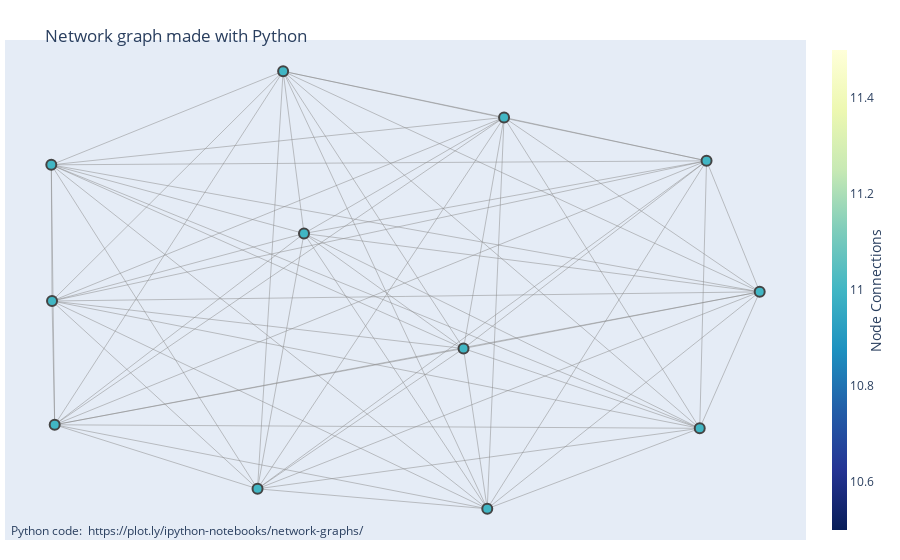

Write notebook code for a chart like this one.
### Code cell
fig.show()

### Figure 1 — Plotly figure (JSON) as saved in the notebook; plotly's stock layout.template omitted (floating-point values rounded to 4 significant figures; data arrays with more than 128 entries replaced by an {"elided": "..."} marker saying what was removed)
{"data": [{"hoverinfo": "none", "line": {"color": "#888", "width": 0.5}, "mode": "lines", "type": "scatter", "x": {"elided": "198 float values"}, "y": {"elided": "198 float values"}}, {"hoverinfo": "text", "marker": {"color": [11, 11, 11, 11, 11, 11, 11, 11, 11, 11, 11, 11], "colorbar": {"thickness": 15, "title": {"side": "right", "text": "Node Connections"}, "xanchor": "left"}, "colorscale": [[0, "rgb(255,255,217)"], [0.125, "rgb(237,248,177)"], [0.25, "rgb(199,233,180)"], [0.375, "rgb(127,205,187)"], [0.5, "rgb(65,182,196)"], [0.625, "rgb(29,145,192)"], [0.75, "rgb(34,94,168)"], [0.875, "rgb(37,52,148)"], [1, "rgb(8,29,88)"]], "line": {"width": 2}, "reversescale": true, "showscale": true, "size": 10}, "mode": "markers", "text": ["affluent", "applycreditcard", "carloan", "fndollar", "fund", "insurance", "invest", "loan", "mobilepay", "mortgage", "personalloan", "stock"], "type": "scatter", "x": [0.2602, 0.3031, 0.1996, -0.8436, -0.2607, -0.8504, -0.326, 0.8198, 0.9554, -0.2074, 0.8024, -0.8523], "y": [-0.9554, 0.7936, -0.2392, -0.5802, 1, -0.02698, -0.8663, 0.5996, 0.01413, 0.2748, -0.5959, 0.5817]}], "layout": {"annotations": [{"showarrow": false, "text": "Python code: <a href='https://plot.ly/ipython-notebooks/network-graphs/'> https://plot.ly/ipython-notebooks/network-graphs/</a>", "x": 0.005, "xref": "paper", "y": -0.002, "yref": "paper"}], "hovermode": "closest", "margin": {"b": 20, "l": 5, "r": 5, "t": 40}, "showlegend": false, "title": {"text": "<br>Network graph made with Python"}, "xaxis": {"showgrid": false, "showticklabels": false, "zeroline": false}, "yaxis": {"showgrid": false, "showticklabels": false, "zeroline": false}}}
